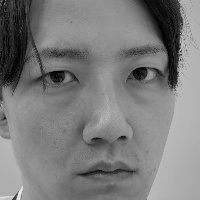
#> input picture face_sample.jpg, 200 x 200 px, given in place of the camera
$ python face_feature_test.py
#> lines starting #> are read from the running program, lines starting #| are printed output that depends on the picture; after the words box and inside, x2 and y2 are one past the last pixel; in counts of white or black regions, pixels touching at a corner belong together
import cv2
import json
import os

# カメラ
camera = cv2.VideoCapture(0)

if not camera.isOpened():
    print("カメラを起動できません")
    exit()

# 顔検出器
face_detector = cv2.CascadeClassifier(
    cv2.data.haarcascades +
    "haarcascade_frontalface_default.xml"
)

print("カメラを起動しました")
print("顔をカメラに映してください")
print("顔が検出されたら S キーで保存します")
print("終了する場合は Q キー")

while True:

    ret, frame = camera.read()
#> frame is the input picture: shape (200, 200, 3); min 0, max 241, mean 124

    if not ret:
        print("カメラ映像を取得できません")
        break

    frame = cv2.flip(frame, 1)
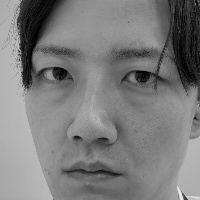
#> frame: shape (200, 200, 3); min 0, max 241, mean 124

    gray = cv2.cvtColor(frame, cv2.COLOR_BGR2GRAY)

    faces = face_detector.detectMultiScale(
        gray,
        scaleFactor=1.1,
        minNeighbors=5,
        minSize=(80, 80)
    )
#> faces = [[11, 9, 178, 178]]

    for (x, y, w, h) in faces:

        cv2.rectangle(
            frame,
            (x, y),
            (x + w, y + h),
            (255, 0, 0),
            3
        )

        cv2.putText(
            frame,
            "Face",
            (x, y - 10),
            cv2.FONT_HERSHEY_SIMPLEX,
            0.8,
            (255, 0, 0),
            2
        )
#> this loop made 1 pass
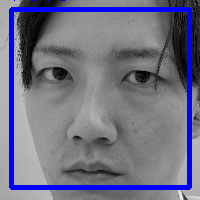
#> frame: shape (200, 200, 3); 8.9% of pixels changed, all inside (x1, y1, x2, y2) = (9, 0, 192, 190)

    cv2.imshow("Face Feature Test", frame)

    key = cv2.waitKey(1) & 0xFF
#> (key q is pressed here)

    # Sキーで保存
    if key == ord("s"):

        if len(faces) == 0:
            print("顔が検出されていません")
            continue

        # 最初に検出した顔を使用
        x, y, w, h = faces[0]

        face_image = gray[y:y+h, x:x+w]

        # 顔画像を小さなサイズに統一
        face_image = cv2.resize(
            face_image,
            (100, 100)
        )

        # 数値データに変換
        feature_data = face_image.flatten().tolist()

        # 保存するデータ
        data = {
            "name": "test",
            "feature": feature_data
        }

        with open("faces.json", "w") as f:
            json.dump([data], f)

        print("顔の特徴データを保存しました")
        print("データ数:", len(feature_data))

    # Qキーで終了
    elif key == ord("q"):
        break

camera.release()
cv2.destroyAllWindows()
